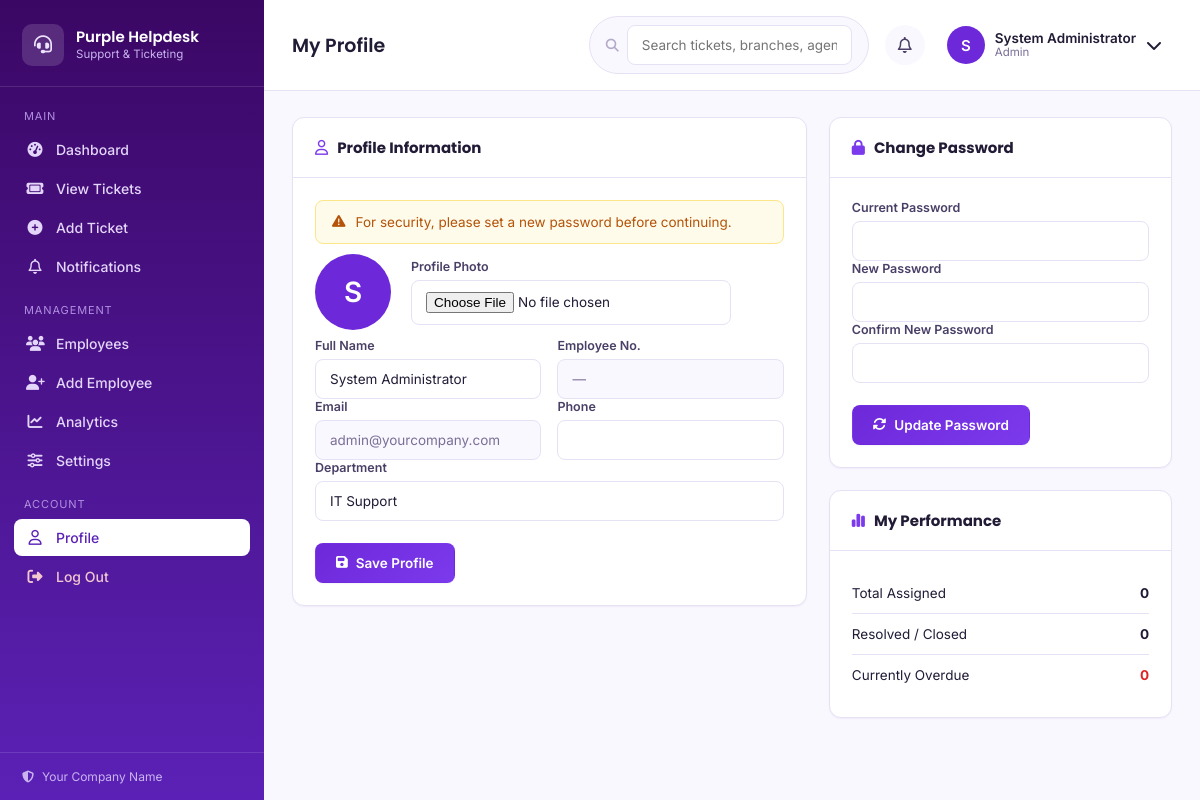
Page /profile.php?force_change=1 (signed in) on the committed database.
### tables this page shows
CREATE TABLE IF NOT EXISTS `users` (
  `id` INT UNSIGNED AUTO_INCREMENT PRIMARY KEY,
  `employee_no` VARCHAR(20) DEFAULT NULL UNIQUE,
  `full_name` VARCHAR(120) NOT NULL,
  `username` VARCHAR(60) NOT NULL UNIQUE,
  `email` VARCHAR(150) NOT NULL UNIQUE,
  `phone` VARCHAR(40) DEFAULT NULL,
  `password_hash` VARCHAR(255) NOT NULL,
  `role` ENUM('admin','agent') NOT NULL DEFAULT 'agent',
  `department` VARCHAR(100) DEFAULT NULL,
  `branch_id` INT UNSIGNED DEFAULT NULL,
  `avatar` VARCHAR(255) DEFAULT NULL,
  `status` ENUM('active','inactive') NOT NULL DEFAULT 'active',
  `must_change_password` TINYINT(1) NOT NULL DEFAULT 0,
  `last_login` DATETIME DEFAULT NULL,
  `created_at` DATETIME NOT NULL DEFAULT CURRENT_TIMESTAMP,
  `updated_at` DATETIME NOT NULL DEFAULT CURRENT_TIMESTAMP ON UPDATE CURRENT_TIMESTAMP,
  FOREIGN KEY (`branch_id`) REFERENCES `branches`(`id`) ON DELETE SET NULL
);

### includes/functions.php (called while the page is built, shortened)
<?php
function e(?string $value): string
{
    return htmlspecialchars($value ?? '', ENT_QUOTES, 'UTF-8');
}

### includes/db.php (called while the page is built)
<?php
function db(): PDO
{
    static $pdo = null;
    if ($pdo === null) {
        $dsn = 'mysql:host=' . DB_HOST . ';dbname=' . DB_NAME . ';charset=' . DB_CHARSET;
        try {
            $pdo = new PDO($dsn, DB_USER, DB_PASS, [
                PDO::ATTR_ERRMODE            => PDO::ERRMODE_EXCEPTION,
                PDO::ATTR_DEFAULT_FETCH_MODE => PDO::FETCH_ASSOC,
                PDO::ATTR_EMULATE_PREPARES   => false,
            ]);
        } catch (PDOException $e) {
            error_log('DB Connection failed: ' . $e->getMessage());
            die('Database connection failed. Please check config/config.php or contact your system administrator.');
        }
    }
    return $pdo;
}

### includes/auth.php (called while the page is built, shortened)
<?php
function current_user(): ?array
{
    static $user = null;
    if ($user === null) {
        $stmt = db()->prepare("SELECT * FROM users WHERE id = ? AND status = 'active'");
        $stmt->execute([$_SESSION['user_id']]);
        $user = $stmt->fetch() ?: false;
    }
    return $user ?: null;
}
function is_logged_in(): bool
{
    return current_user() !== null;
}
function require_login(): void
{
    if (!is_logged_in()) {
        redirect('login.php');
    }
}

### profile.php (the view, shortened to what this page needs)
<?php
$pageTitle = 'My Profile';
require_login();
$me = current_user();
$forceChange = !empty($_GET['force_change']) || !empty($me['must_change_password']);
$stmt = db()->prepare("SELECT
    (SELECT COUNT(*) FROM tickets WHERE assigned_to = ?) AS total,
    (SELECT COUNT(*) FROM tickets WHERE assigned_to = ? AND status IN ('Resolved','Closed')) AS resolved,
    (SELECT COUNT(*) FROM tickets WHERE assigned_to = ? AND status NOT IN ('Resolved','Closed') AND due_at < NOW()) AS overdue");
$stmt->execute([$me['id'], $me['id'], $me['id']]);
$perf = $stmt->fetch();
require_once __DIR__ . '/includes/header.php';
?>
<section class="grid-2col grid-2col-wide">
    <div class="card">
        <div class="card-head"><h3><i class="fa-regular fa-user"></i> Profile Information</h3></div>
        <div class="card-body">
            <?php if ($forceChange): ?>
            <div class="flash flash-warning"><i class="fa-solid fa-triangle-exclamation"></i><span>For security, please set a new password before continuing.</span></div>
            <?php endif; ?>
            <form method="post" enctype="multipart/form-data" class="stack-form">
                <div class="profile-avatar-row">
                    <div class="avatar-circle avatar-lg">
                        <?php if ($me['avatar']): ?><img src="<?= BASE_URL . '/' . e($me['avatar']) ?>" alt=""><?php else: ?><?= e(strtoupper(substr($me['full_name'],0,1))) ?><?php endif; ?>
                    </div>
                    <div class="form-field">
                        <label>Profile Photo</label>
                        <input type="file" name="avatar">
                    </div>
                </div>
                <div class="form-row">
                    <div class="form-field">
                        <label>Full Name</label>
                        <input type="text" name="full_name" value="<?= e($me['full_name']) ?>" required>
                    </div>
                    <div class="form-field">
                        <label>Employee No.</label>
                        <input type="text" value="<?= e($me['employee_no'] ?? '—') ?>" disabled>
                    </div>
                </div>
                <div class="form-row">
                    <div class="form-field">
                        <label>Email</label>
                        <input type="email" value="<?= e($me['email']) ?>" disabled>
                    </div>
                    <div class="form-field">
                        <label>Phone</label>
                        <input type="text" name="phone" value="<?= e($me['phone']) ?>">
                    </div>
                </div>
                <div class="form-field">
                    <label>Department</label>
                    <input type="text" name="department" value="<?= e($me['department']) ?>">
                </div>
                <div class="form-actions">
                    <button type="submit" class="btn btn-primary"><i class="fa-solid fa-floppy-disk"></i> Save Profile</button>
                </div>
            </form>
        </div>
    </div>
    <div class="stack-cards">
        <div class="card">
            <div class="card-head"><h3><i class="fa-solid fa-lock"></i> Change Password</h3></div>
            <div class="card-body">
                <form method="post" class="stack-form">
                    <div class="form-field"><label>Current Password</label><input type="password" name="current_password" required></div>
                    <div class="form-field"><label>New Password</label><input type="password" name="new_password" required minlength="8"></div>
                    <div class="form-field"><label>Confirm New Password</label><input type="password" name="confirm_password" required minlength="8"></div>
                    <div class="form-actions"><button type="submit" class="btn btn-primary"><i class="fa-solid fa-rotate"></i> Update Password</button></div>
                </form>
            </div>
        </div>
        <div class="card">
            <div class="card-head"><h3><i class="fa-solid fa-chart-simple"></i> My Performance</h3></div>
            <div class="card-body">
                <div class="mini-stat-row"><span>Total Assigned</span><strong><?= (int)$perf['total'] ?></strong></div>
                <div class="mini-stat-row"><span>Resolved / Closed</span><strong><?= (int)$perf['resolved'] ?></strong></div>
                <div class="mini-stat-row"><span>Currently Overdue</span><strong class="text-danger"><?= (int)$perf['overdue'] ?></strong></div>
            </div>
        </div>
    </div>
</section>
<?php require_once __DIR__ . '/includes/footer.php'; ?>

### includes/header.php (shortened to what this page needs)
<?php
$me = current_user();
$pageTitle = $pageTitle ?? 'Dashboard';
?>
<!DOCTYPE html>
<html lang="en">
<head>
<link rel="stylesheet" href="https://cdnjs.cloudflare.com/ajax/libs/font-awesome/6.5.1/css/all.min.css">
<link rel="stylesheet" href="<?= BASE_URL ?>/assets/css/style.css">
</head>
<body class="app-body">
<div class="app-shell">
    <?php include __DIR__ . '/sidebar.php'; ?>
    <div class="app-main">
        <header class="topbar">
            <h1 class="topbar-title"><?= e($pageTitle) ?></h1>
            <div class="topbar-actions">
                <form class="topbar-search" action="<?= BASE_URL ?>/tickets.php" method="get">
                    <i class="fa-solid fa-magnifying-glass"></i>
                    <input type="text" name="q" placeholder="Search tickets, branches, agents…" value="<?= e($_GET['q'] ?? '') ?>">
                </form>
                <div class="topbar-icon-btn" id="notifBtn">
                    <i class="fa-regular fa-bell"></i>
                </div>
                <div class="topbar-profile" id="profileBtn">
                    <div class="avatar-circle">
                        <?php if (!empty($me['avatar'])): ?>
                            <img src="<?= BASE_URL . '/' . e($me['avatar']) ?>" alt="<?= e($me['full_name']) ?>">
                        <?php else: ?>
                            <?= e(strtoupper(substr($me['full_name'], 0, 1))) ?>
                        <?php endif; ?>
                    </div>
                    <div class="profile-meta">
                        <span class="profile-name"><?= e($me['full_name']) ?></span>
                        <span class="profile-role"><?= e(ucfirst($me['role'])) ?></span>
                    </div>
                    <i class="fa-solid fa-chevron-down"></i>
                </div>
            </div>
        </header>
        <main class="page-content">

### rows in the picture
users: full_name "S", full_name "System Administrator", role "Admin", employee_no "—", email "admin@yourcompany.com", department "IT Support"

### other values in the picture
get_setting('site_name', SITE_NAME) "Purple Helpdesk"
COMPANY_NAME "Your Company Name"
$pageTitle "My Profile"
$perf['total'] "0"
$perf['resolved'] "0"
$perf['overdue'] "0"
